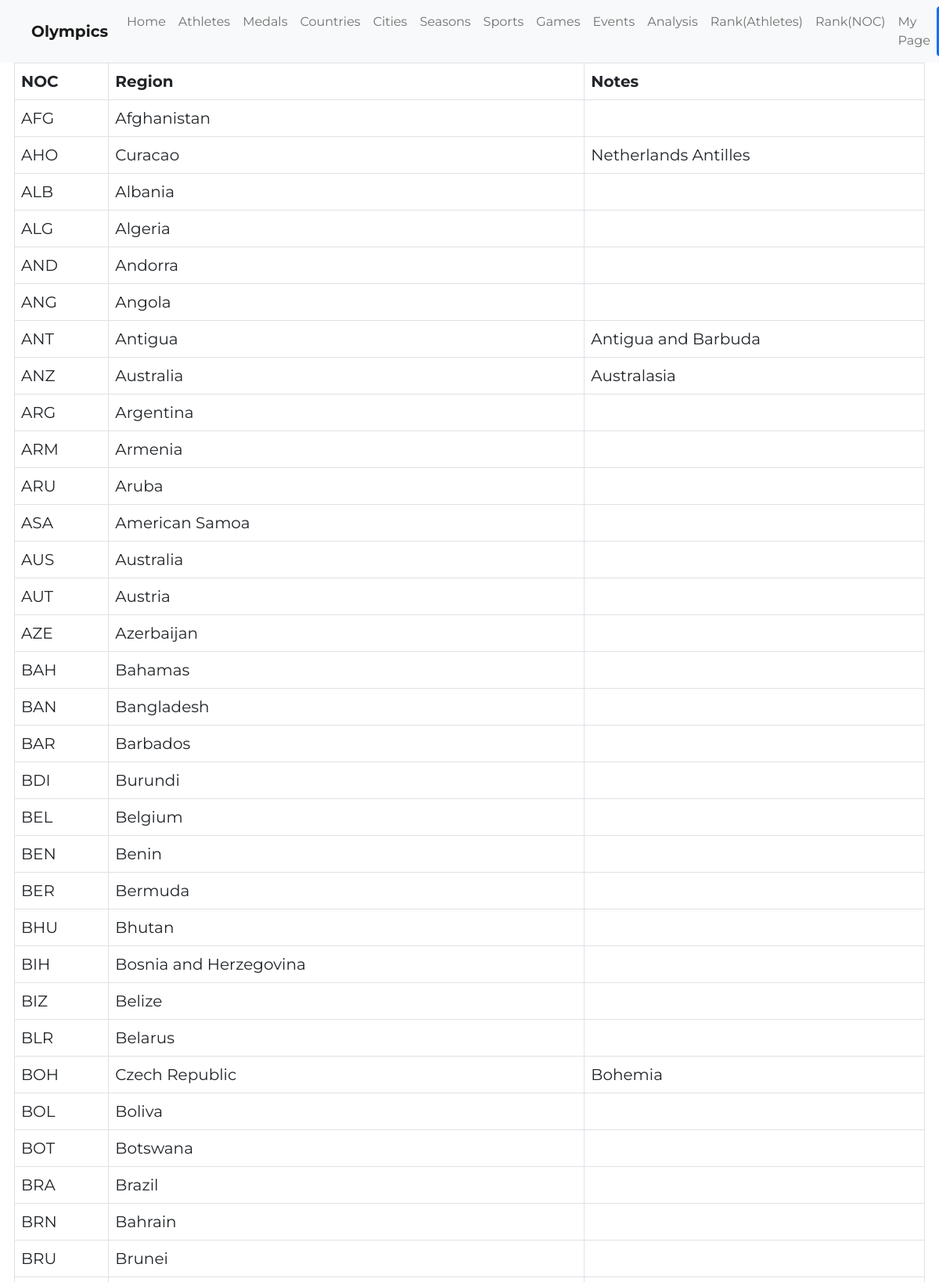
Screenshot of /Regions.php (upper part) with the database file from the repository.
### tables this page shows
CREATE TABLE Region(
	NOC CHAR(3) NOT NULL,
	Region VARCHAR(60) NOT NULL,
	Notes VARCHAR(30),
	PRIMARY KEY(NOC)
	 
);

### Regions.php (the view, shortened to what this page needs)
<?php include_once 'dbh.inc.php'; ?>
<?php require('components/head.inc.php'); ?>
<?php include('components/navbar.inc.php'); ?>
<?php include('components/container.inc.php'); ?>
<?php
     $sql = "SELECT * FROM region;";
     $result = mysqli_query($conn, $sql);
     $resultCheck = mysqli_num_rows($result);
     if($resultCheck > 0){
          echo "<table class = \"table table-bordered\" border = \"1\" align = \"center\">";
          echo "<thead class=\"thead-dark\">";
          echo "<th scope=\"col\">NOC</th>";
          echo "<th scope=\"col\">Region</th>";
          echo "<th scope=\"col\">Notes</th>";
          echo "</thead>";
          while($row = mysqli_fetch_assoc($result)){
               echo "<tr border = \"1\">" .
               "<td>" . $row['NOC'] . "</td>" .
               "<td>" . $row['Region'] . "</td>".
               "<td>" . $row['Notes'] . "</td>".
               "</tr>";
          }
          echo "</table>";
     }
?>
</body>
</html>

### css/styles.css (style rules this page uses)
html, body { height: 100%; font-size: 1rem; font-family: "Montserrat", sans-serif; }

### rows the page displays
region: NOC "AFG", Region "Afghanistan"
region: NOC "AHO", Region "Curacao", Notes "Netherlands Antilles"
region: NOC "ALB", Region "Albania"
region: NOC "ALG", Region "Algeria"
region: NOC "AND", Region "Andorra"
region: NOC "ANG", Region "Angola"
region: NOC "ANT", Region "Antigua", Notes "Antigua and Barbuda"
region: NOC "ANZ", Region "Australia", Notes "Australasia"
region: NOC "ARG", Region "Argentina"
region: NOC "ARM", Region "Armenia"
region: NOC "ARU", Region "Aruba"
region: NOC "ASA", Region "American Samoa"
region: NOC "AUS", Region "Australia"
region: NOC "AUT", Region "Austria"
region: NOC "AZE", Region "Azerbaijan"
region: NOC "BAH", Region "Bahamas"
region: NOC "BAN", Region "Bangladesh"
region: NOC "BAR", Region "Barbados"
region: NOC "BDI", Region "Burundi"
region: NOC "BEL", Region "Belgium"
region: NOC "BEN", Region "Benin"
region: NOC "BER", Region "Bermuda"
region: NOC "BHU", Region "Bhutan"
region: NOC "BIH", Region "Bosnia and Herzegovina"
region: NOC "BIZ", Region "Belize"
region: NOC "BLR", Region "Belarus"
region: NOC "BOH", Region "Czech Republic", Notes "Bohemia"
region: NOC "BOL", Region "Boliva"
region: NOC "BOT", Region "Botswana"
region: NOC "BRA", Region "Brazil"
region: NOC "BRN", Region "Bahrain"
region: NOC "BRU", Region "Brunei"
